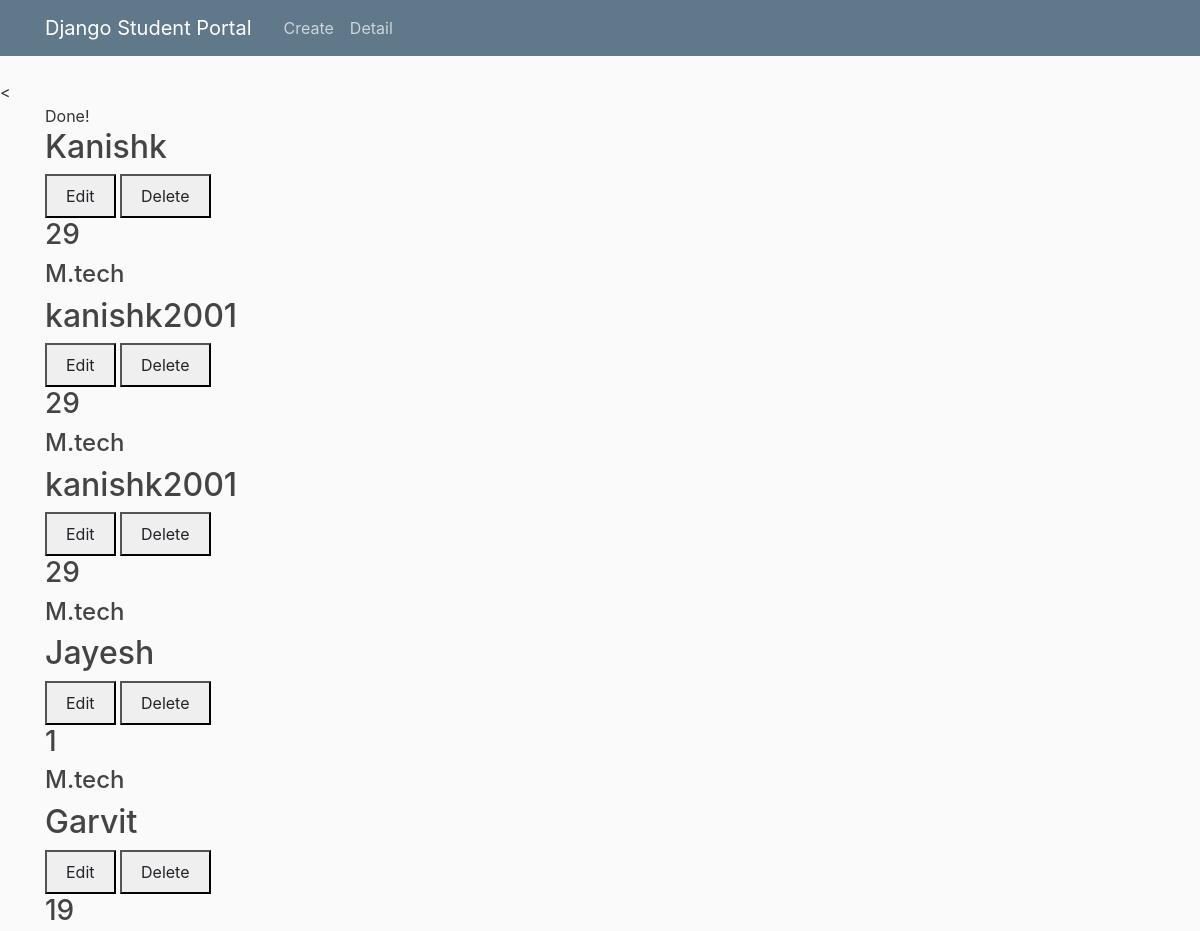
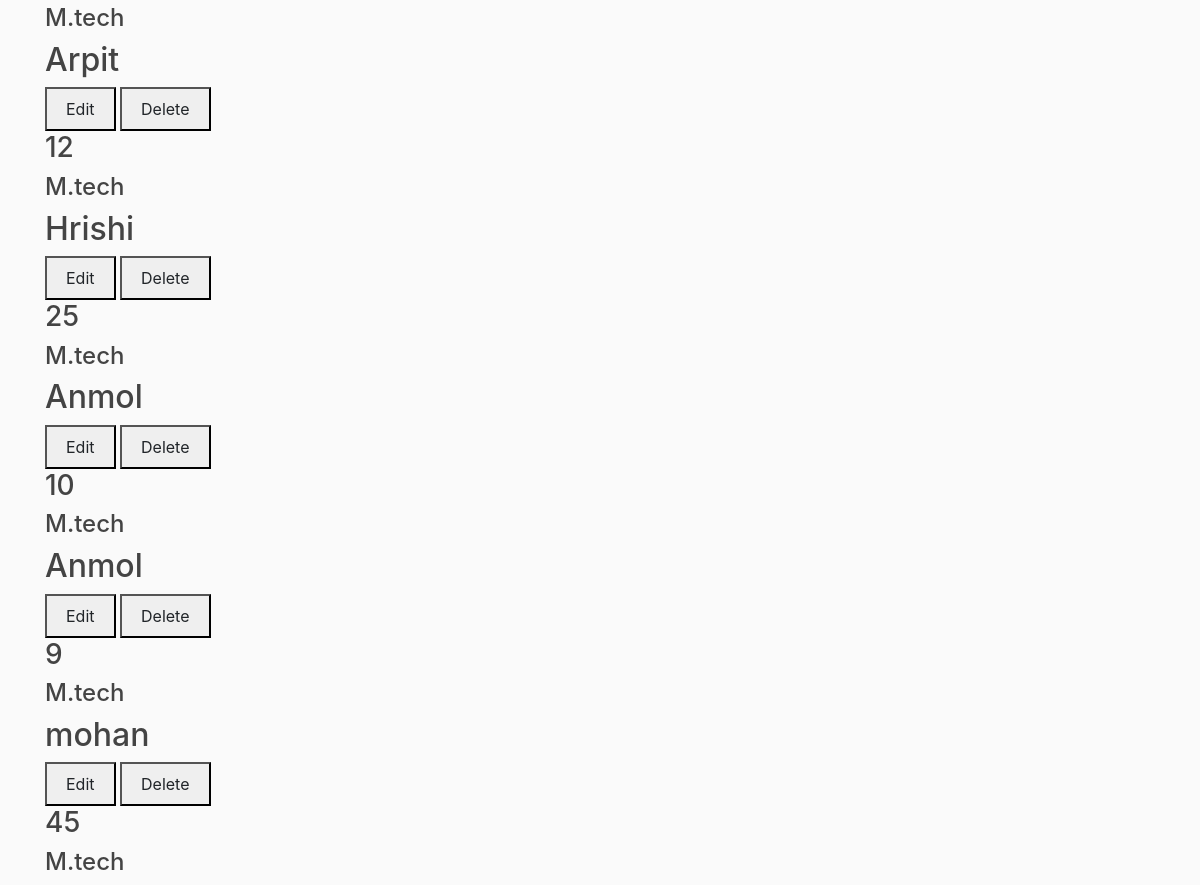
Page /sportal/sdetail/ on the committed database (2 pictures, top to bottom).
### crudapp/models.py (models this page shows, shortened)
class Student(models.Model):
    name=models.CharField(max_length=240)
    rollnum=models.CharField(max_length=20)
    course=models.CharField(max_length=10)

### crudapp/views.py (the view)
# urls.py: path('sportal/sdetail/',views.detail_view,name='ndetail'),
def detail_view(request,*args,**kwargs):
    obj=Student.objects.all()
    context = {
        'object':obj
    }
    return render(request,'sdetail.html',context)

### template/sdetail.html
<{% extends 'base.html' %}
{% block content %}
<h>Done!</h>
{% for var in object %}
<h2>{{var.name}}</h2>
<button><a class="btn btn-default" href="{% url 'nedit' pk=var.pk %}">Edit</a></button>
<button><a class="btn btn-default" href="{% url 'ndelete' pk=var.pk %}">Delete</a></button>
<h3>{{var.rollnum}}</h3>
<h4>{{var.course}}</h4>
{% endfor %}
{% endblock %}

### template/base.html (shortened to what this page needs)
{% load static %}
<!DOCTYPE html>
<html lang="en">
<head>
    <link rel="stylesheet" href="https://stackpath.bootstrapcdn.com/bootstrap/4.4.1/css/bootstrap.min.css">
    <link rel="stylesheet" type="text/css" href="{% static 'crud/main.css' %}">
</head>
<body>
<header class="site-header">
  <nav class="navbar navbar-expand-md navbar-dark bg-steel fixed-top">
    <div class="container">
      <a class="navbar-brand mr-4" href="/">Django Student Portal</a>
      <div class="collapse navbar-collapse" id="navbarToggle">
        <div class="navbar-nav mr-auto">
            <a class="nav-item nav-link" href="{% url 'nform' %}">Create</a>
            <a class="nav-item nav-link" href="{% url 'ndetail' %}">Detail</a>
        </div>
      </div>
    </div>
  </nav>
</header>
<main role="main" class="container">
  <div class="row">
    <div class="col-md-8">
      {% block content %}{% endblock %}
    </div>
    </div>
</main>
</body>
</html>

### crudapp/static/crud/main.css (style rules this page uses)
body { background: #fafafa; color: #333333; margin-top: 5rem; }
h1, h2, h3, h4, h5, h6 { color: #444444; }
.bg-steel { background-color: #5f788a; }
.site-header .navbar-nav .nav-link { color: #cbd5db; }

### rows in the picture
Student: name "Kanishk", rollnum "29", course "M.tech"
Student: name "kanishk2001", rollnum "29", course "M.tech"
Student: name "kanishk2001", rollnum "29", course "M.tech"
Student: name "Jayesh", rollnum "1", course "M.tech"
Student: name "Garvit", rollnum "19", course "M.tech"
Student: name "Arpit", rollnum "12", course "M.tech"
Student: name "Hrishi", rollnum "25", course "M.tech"
Student: name "Anmol", rollnum "10", course "M.tech"
Student: name "Anmol", rollnum "9", course "M.tech"
Student: name "mohan", rollnum "45", course "M.tech"
